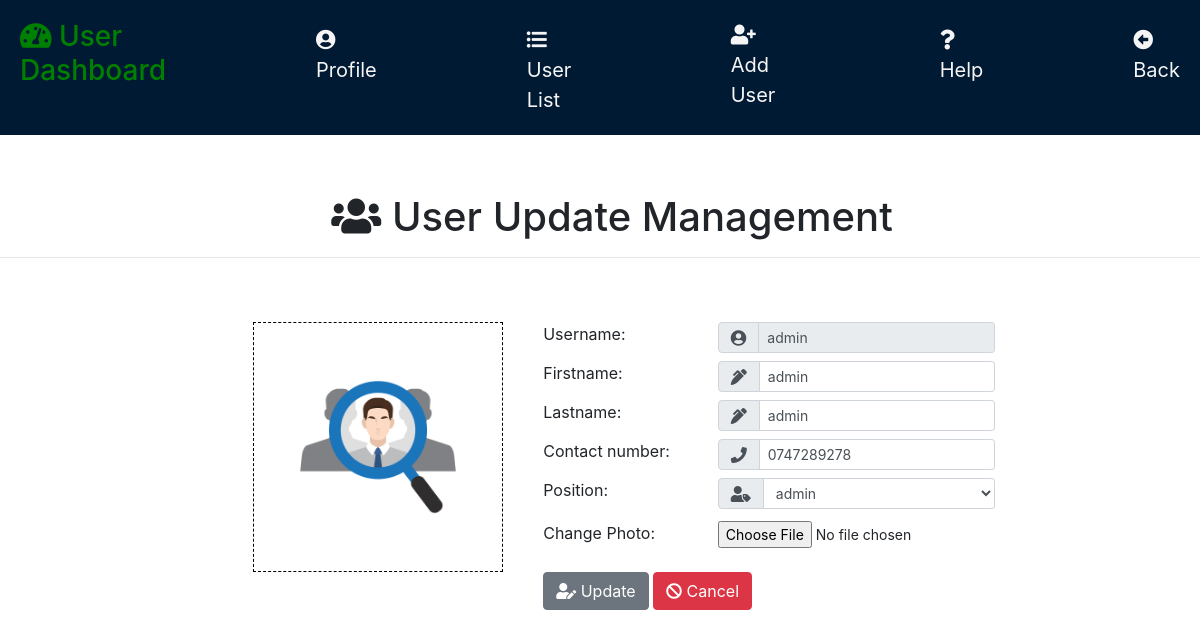
/user/update_user.php?id=2 (signed in), run on the app's committed database.
### tables this page shows
CREATE TABLE `users` (
  `id` int(11) NOT NULL,
  `username` varchar(30) NOT NULL,
  `firstname` varchar(30) NOT NULL,
  `lastname` varchar(30) NOT NULL,
  `position` varchar(20) NOT NULL,
  `contact_number` varchar(30) NOT NULL,
  `image` varchar(30) NOT NULL,
  `password` varchar(100) NOT NULL
);

### user/update_user.php (the view, shortened to what this page needs)
<?php
	include("../server/connection.php");
  	if (isset($_GET['id'])){
		$id   =   $_GET['id'];
		$sql  =   "SELECT * FROM users WHERE id = '$id'";
		$result   = mysqli_query($db, $sql);
		$row  =   mysqli_fetch_array($result);
?>
<!DOCTYPE html>
<html>
<head>
	<?php include('../templates/head1.php');?>
</head>
<body>
			<div class="heading">
				<h1 class="ml-4 pt-2"><i class="fas fa-users"></i> User Update Management</h1>
				<hr>
			</div>
		<div style="display: flex; justify-content: center;" class="main">
			<div class="first_side ml-5 mt-5 mr-3">
				<div style="border:1px dashed black; width: 250px;height: 250px;">
					<?php echo "<img class='img-fluid p-2 h-100 w-100' src='../images/".$row['image']."'>";?>
				</div>
			</div>
			<div class="second_side ml-4">
					<table class="mt-5">
						<tbody>
							<tr>
								<td  valign="baseline">Username:</td>
								<td class="pl-5 pb-2"><div class="input-group"><div class="input-group-prepend"><span class="input-group-text" id="basic-addon1"><i class="fas fa-user-circle"></i></span></div><input type="text" name="username" value="<?php echo $row['username'];?>" readonly class="form-control form-control-sm" required></div></td>
							</tr>
							<tr>
								<td  valign="baseline">Firstname:</td>
								<td class="pl-5 pb-2"><div class="input-group"><div class="input-group-prepend"><span class="input-group-text" id="basic-addon1"><i class="fas fa-pen-alt"></i></span></div><input type="text" name="firstname" pattern="[A-Za-z]+" title="Name must not contain numbers or spaces. e.g John12" value="<?php echo $row['firstname'];?>" class="form-control form-control-sm" required></div></td>
							</tr>
							<tr>
								<td  valign="baseline">Lastname:</td>
								<td class="pl-5 pb-2"><div class="input-group"><div class="input-group-prepend"><span class="input-group-text" id="basic-addon1"><i class="fas fa-pen-alt"></i></span></div><input type="text" name="lastname" pattern="[A-Za-z]+" title="Name must not contain numbers or spaces e.g John12" value="<?php echo $row['lastname'];?>" class="form-control form-control-sm" required></div></td>
							</tr>
							<tr>
								<td  valign="baseline">Contact number:</td>
								<td class="pl-5 pb-2"><div class="input-group"><div class="input-group-prepend"><span class="input-group-text" id="basic-addon1"><i class="fas fa-phone"></i></span></div><input type="text" pattern='[\+]\d{2}[\(]\d{2}[\)]\d{4}[\-]\d{4}' title='Phone Number (Format: +99(99)9999-9999)'  name="number" value="<?php echo $row['contact_number'];?>" class="form-control form-control-sm" required></div></td>
							</tr>
							<tr>
								<td  valign="baseline">Position:</td>
								<td class="pl-5 pb-2 ">
									<div class="input-group"><div class="input-group-prepend"><span class="input-group-text" id="basic-addon1">
									<i class="fas fa-user-tag"></i></span></div>
									<select name="position" class="form-control form-control-sm">
										<option value="<?php echo $row['position'];?>"><?php echo $row['position'];?></option>
									</select></div>
								</td>
							</tr>
							<tr>
								<td>Change Photo:</td>
								<td><input class="form-control-sm pl-5" type="file" name="image" style="padding-left:80px;"></td>
							</tr>
						</tbody>
					</table>
					<div class="text-left mt-4">
						<button type="submit" name="update" class="btn btn-secondary"><i class="fas fa-user-edit"></i> Update</button>
						<button type="button" class="btn btn-danger" onclick="window.location.href='../user/user.php'" ><i class="fas fa-ban"></i> Cancel</button>
					<?php } ?>
					</div>
		</div>
	</div>
</body>
</html>

### templates/head1.php (style rules this page uses)
input[name="image"] { width: 250px; }

### user/base.php (style rules this page uses)
.heading { text-align: center; padding-top: 50px; }
img { width: 380px; }

### data on the page
users: image (picture), username "admin", firstname "admin", lastname "admin", number "0747289278", position "admin"
